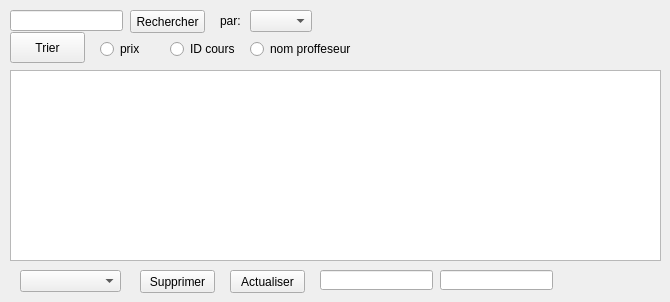
      <widget class="QWidget" name="widget">
       <attribute name="title">
        <string>Afficher cours</string>
       </attribute>
       <widget class="QTableView" name="tab_cours">
        <property name="geometry">
         <rect>
          <x>10</x>
          <y>70</y>
          <width>651</width>
          <height>191</height>
         </rect>
        </property>
       </widget>
       <widget class="QPushButton" name="pushButton_3">
        <property name="geometry">
         <rect>
          <x>10</x>
          <y>32</y>
          <width>75</width>
          <height>31</height>
         </rect>
        </property>
        <property name="text">
         <string>Trier</string>
        </property>
       </widget>
       <widget class="QPushButton" name="pushButton_4">
        <property name="geometry">
         <rect>
          <x>130</x>
          <y>10</y>
          <width>75</width>
          <height>23</height>
         </rect>
        </property>
        <property name="text">
         <string>Rechercher</string>
        </property>
       </widget>
       <widget class="QLineEdit" name="lineEdit_2">
        <property name="geometry">
         <rect>
          <x>10</x>
          <y>10</y>
          <width>113</width>
          <height>21</height>
         </rect>
        </property>
       </widget>
       <widget class="QPushButton" name="pushButton_5">
        <property name="geometry">
         <rect>
          <x>230</x>
          <y>270</y>
          <width>75</width>
          <height>23</height>
         </rect>
        </property>
        <property name="text">
         <string>Actualiser</string>
        </property>
       </widget>
       <widget class="QPushButton" name="pushButton">
        <property name="geometry">
         <rect>
          <x>140</x>
          <y>270</y>
          <width>75</width>
          <height>23</height>
         </rect>
        </property>
        <property name="text">
         <string>Supprimer</string>
        </property>
       </widget>
       <widget class="QComboBox" name="comboBox">
        <property name="geometry">
         <rect>
          <x>250</x>
          <y>10</y>
          <width>62</width>
          <height>22</height>
         </rect>
        </property>
        <property name="currentText">
         <string/>
        </property>
       </widget>
       <widget class="QLabel" name="label_15">
        <property name="geometry">
         <rect>
          <x>220</x>
          <y>10</y>
          <width>21</width>
          <height>21</height>
         </rect>
        </property>
        <property name="text">
         <string>par:</string>
        </property>
       </widget>
       <widget class="QRadioButton" name="radioButton">
        <property name="geometry">
         <rect>
          <x>100</x>
          <y>40</y>
          <width>83</width>
          <height>18</height>
         </rect>
        </property>
        <property name="text">
         <string>prix</string>
        </property>
       </widget>
       <widget class="QRadioButton" name="radioButton_2">
        <property name="geometry">
         <rect>
          <x>170</x>
          <y>40</y>
          <width>83</width>
          <height>18</height>
         </rect>
        </property>
        <property name="text">
         <string>ID cours</string>
        </property>
       </widget>
       <widget class="QRadioButton" name="radioButton_3">
        <property name="geometry">
         <rect>
          <x>250</x>
          <y>40</y>
          <width>101</width>
          <height>18</height>
         </rect>
        </property>
        <property name="text">
         <string>nom proffeseur</string>
        </property>
       </widget>
       <widget class="QComboBox" name="comboBox_3">
        <property name="geometry">
         <rect>
          <x>20</x>
          <y>270</y>
          <width>101</width>
          <height>22</height>
         </rect>
        </property>
       </widget>
       <widget class="QLineEdit" name="lineEdit">
        <property name="geometry">
         <rect>
          <x>320</x>
          <y>270</y>
          <width>113</width>
          <height>20</height>
         </rect>
        </property>
       </widget>
       <widget class="QLineEdit" name="lineEdit_5">
        <property name="geometry">
         <rect>
          <x>440</x>
          <y>270</y>
          <width>113</width>
          <height>20</height>
         </rect>
        </property>
       </widget>
      </widget>
